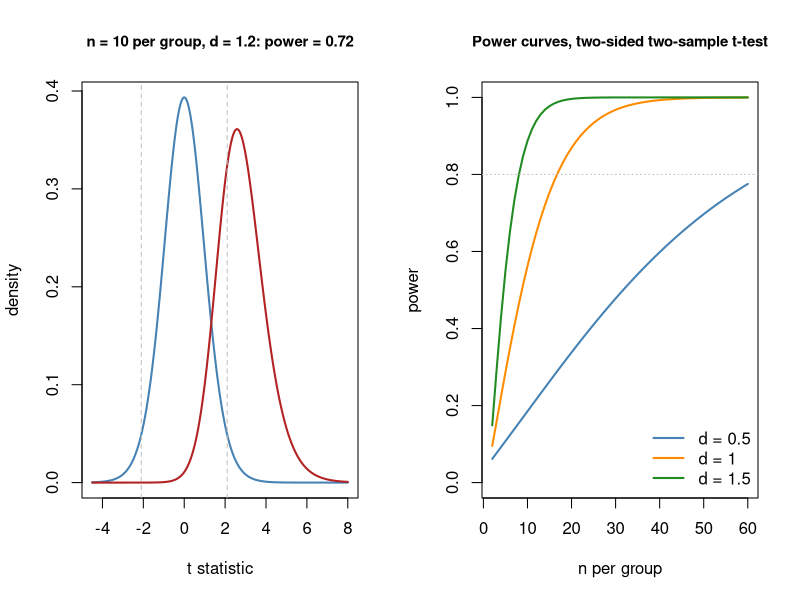

The R source for this figure:
# Two-sample t-test: null and alternative distributions, and power against n.
alpha <- 0.05
par(mfrow = c(1, 2))

n <- 10; d <- 1.2; df <- 2 * n - 2
ncp <- d / sqrt(2 / n); cval <- qt(1 - alpha / 2, df)
x <- seq(-4.5, 8, length.out = 800)
f0 <- dt(x, df); f1 <- dt(x, df, ncp = ncp)
pw <- pt(cval, df, ncp = ncp, lower.tail = FALSE) + pt(-cval, df, ncp = ncp)
plot(x, f0, type = "l", lwd = 2, col = "steelblue", ylim = c(0, max(f0)), xlab = "t statistic",
     ylab = "density", main = sprintf("n = 10 per group, d = 1.2: power = %.2f", pw), cex.main = 0.9)
lines(x, f1, lwd = 2, col = "firebrick")
abline(v = c(-cval, cval), lty = 2, col = "gray")
# Same power from power.t.test
power.t.test(n = 10, delta = 1.2, sd = 1, strict = TRUE)

ns <- 2:60
plot(NA, xlim = range(ns), ylim = c(0, 1), xlab = "n per group", ylab = "power",
     main = "Power curves, two-sided two-sample t-test", cex.main = 0.9)
cols <- c("steelblue", "darkorange", "forestgreen")
ds <- c(0.5, 1, 1.5)
for (k in 1:3) {
  p <- sapply(ns, function(m) power.t.test(n = m, delta = ds[k], sd = 1, strict = TRUE)$power)
  lines(ns, p, lwd = 2, col = cols[k])
}
abline(h = 0.8, lty = 3, col = "gray")
legend("bottomright", paste("d =", ds), col = cols, lwd = 2, bty = "n")
